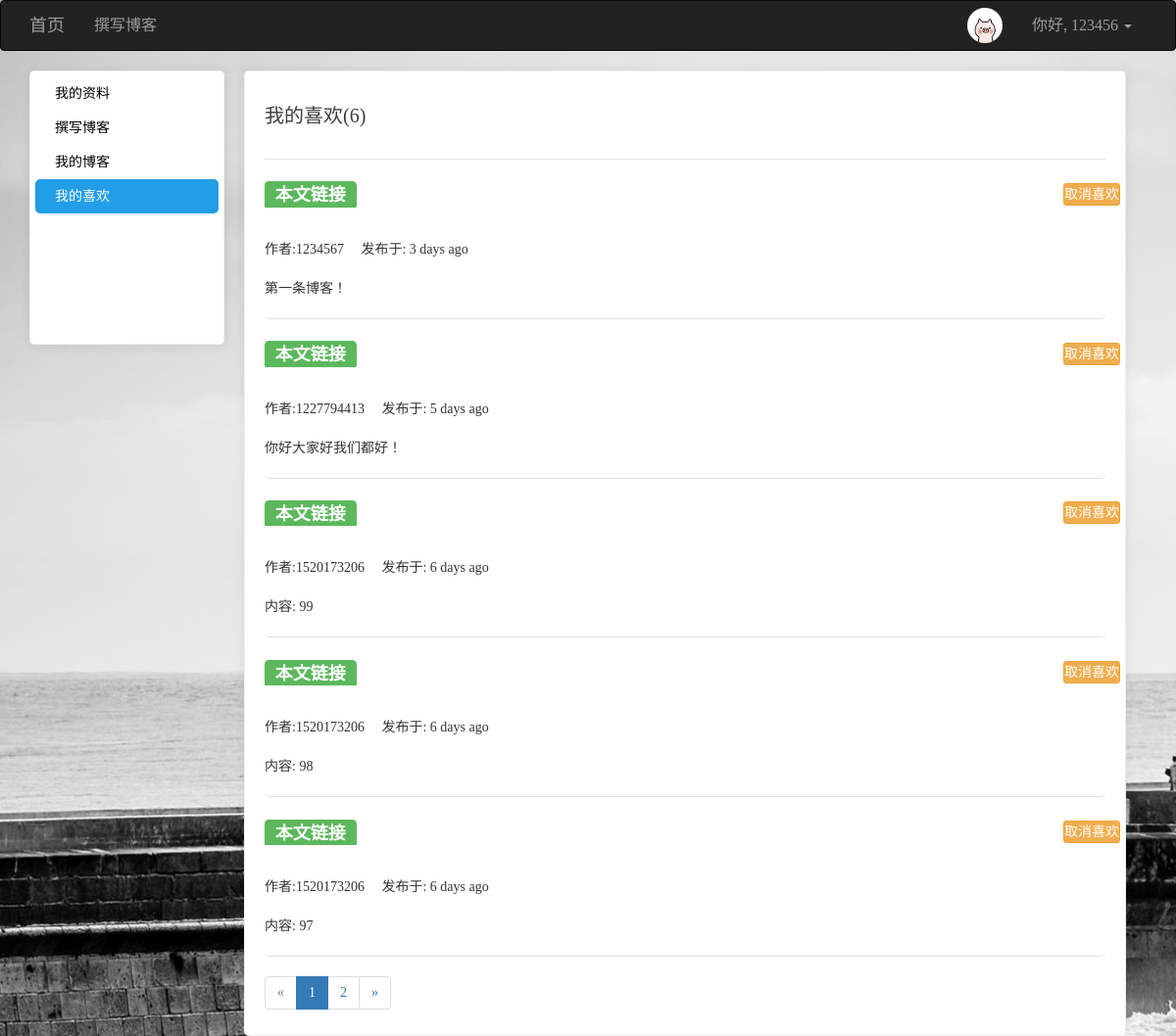
The app's page /user/my_fav/123456 (signed in), older data.
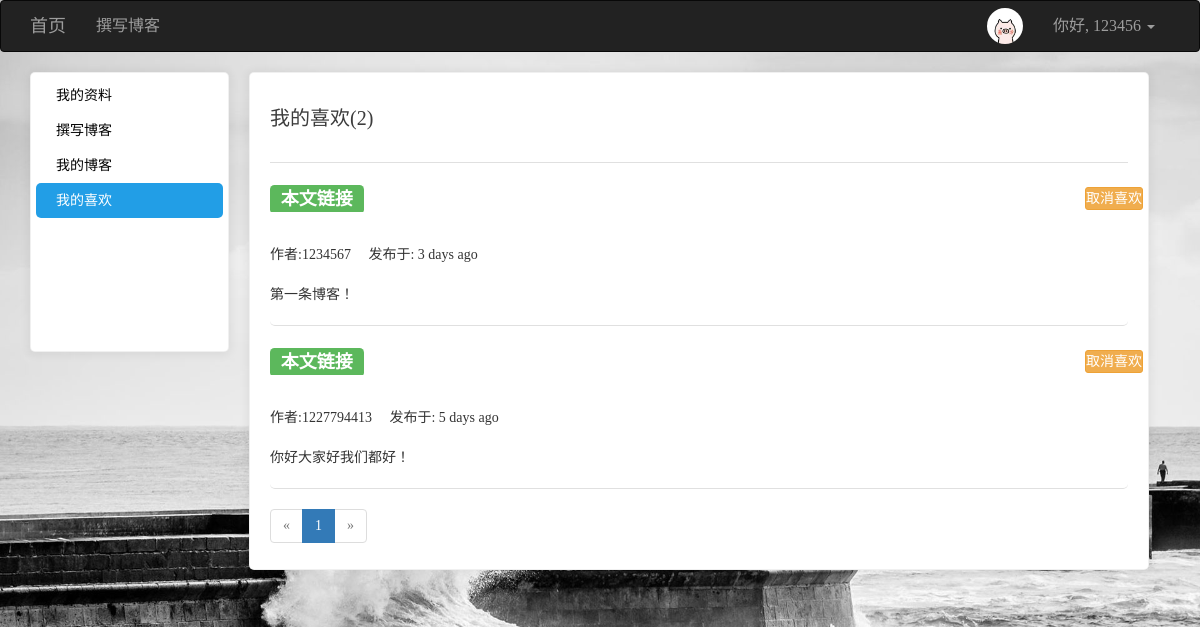
The same page, newer data.
### app/models/posts.py (models this page shows, shortened)
class Posts(db.Model):
    __tablename__ = 'posts'
    id = db.Column(db.Integer, primary_key=True)
    rid = db.Column(db.Integer, index=True, default=0)
    content = db.Column(db.Text)
    timestamp = db.Column(db.DateTime, default=datetime.utcnow)
    uid = db.Column(db.Integer, db.ForeignKey('users.id', ondelete='CASCADE'))
    comments = db.relationship('Comment', backref='post', lazy='dynamic', cascade='all, delete-orphan')
    body_html = db.Column(db.Text)
    body_text = db.Column(db.Text)

### app/models/users.py (models this page shows, shortened)
class User(UserMixin, db.Model):
    __tablename__ = 'users'
    id = db.Column(db.Integer, primary_key=True)
    username = db.Column(db.String(64), unique=True)
    password_hash = db.Column(db.String(128))
    email = db.Column(db.String(128), unique=True)
    confirmed = db.Column(db.Boolean, default=False)
    icon = db.Column(db.String(64), default='default.jpg')
    name = db.Column(db.String(64))
    location = db.Column(db.String(64))
    about_me = db.Column(db.Text())
    member_since = db.Column(db.DateTime(), default=datetime.utcnow)
    last_seen = db.Column(db.DateTime(), default=datetime.utcnow)
    posts = db.relationship('Posts', backref='user', lazy='dynamic', cascade='all, delete-orphan')
    favorites = db.relationship('Posts', secondary="collections", backref=db.backref('users', lazy='dynamic'), lazy='dynamic')
    comments = db.relationship('Comment', backref='user', lazy='dynamic', cascade='all, delete-orphan')
    @property
    def password(self):
        raise AttributeError('密码不可读')
    def is_favorite(self, pid):
        favorites = self.favorites.all()
        posts = list(filter(lambda p: p.id == pid, favorites))
        if len(posts) > 0:
            return True
        else:
            return False
    def ping(self):
        self.last_seen = datetime.utcnow()
        db.session.add(self)
        db.session.commit()

### app/views/user.py (the view)
@user.route('/my_fav/<username>')
def my_fav(username):
    u = User.query.filter_by(username=username).first_or_404()
    page = request.args.get('page', 1, type=int)  # 用户想查看第几页
    pagination = u.favorites.order_by(Posts.timestamp.desc()).paginate(page, per_page=5, error_out=False)
    posts = pagination.items
    return render_template('user/myCollection.html', user=u, posts=posts, pagination=pagination)

### app/models/users.py (called while the page is built)
@loginmanager.user_loader
def user_loader(uid):
    return User.query.get(int(uid))

### app/views/user.py (called while the page is built)
@user.before_app_request
def before_request():
    if current_user.is_authenticated:
        current_user.ping()

### app/templates/user/myCollection.html (shortened to what this page needs)
{% extends 'commons/base.html' %}
{% from 'commons/macro.html' import pagination_show %}
{% block styles %}
    {{ super() }}
{% endblock %}
{% block page_content %}
    <div class="left_cont" style="background: white" >
        <ul>
            <li class="side1"><a href="{{ url_for('user.index', username=user.username) }}" class="aside">{% if current_user.username == user.username %}我{% else %}Ta{% endif %}的资料</a></li>
            {% if current_user.username == user.username %}
                <li class="side2"><a href="{{ url_for('posts.index') }}" class="aside">撰写博客</a></li>
            {% endif %}
            <li class="side3"><a href="{{ url_for('user.my_blog', username=user.username) }}">{% if current_user.username == user.username %}我{% else %}Ta{% endif %}的博客</a></li>
            <li class="side4"><a href="{{ url_for('user.my_fav', username=user.username) }}">{% if current_user.username == user.username %}我{% else %}Ta{% endif %}的喜欢</a></li>
        </ul>
    </div>
    <div class="right_cont" style="background: white; border: 1px solid rgba(0, 0, 0, .06); padding: 0 20px; box-shadow: 0 1px 10px 2px rgba(0, 0, 0, .06); border-radius: 5px">
        <h3>{% if current_user.username == user.username %}我{% else %}Ta{% endif %}的喜欢({{ user.favorites.count() }})</h3>
        <div class="book">
            <ul class=entries>
                {% for post in posts %}
                    <li>
                        <h1>
                            <a target="_blank" href="{{ url_for('posts.post_show', id=post.id) }}"><span class="label label-success">本文链接</span></a>
                        </h1>
                        {% if current_user.is_authenticated %}
                            {% if current_user.username != post.user.username %}
                                <span class="btn btn-warning btn-sm" style="font-size: 14px; padding: 0px; position: relative; left: 95%; top: -35px">
                                    <span class="collect" url="{{ url_for('posts.collect', pid=post.id) }}">
                                        {% if current_user.is_favorite(post.id) %}
                                            取消喜欢
                                        {% else %}
                                            喜欢
                                        {% endif %}
                                    </span>
                                </span>
                            {% endif %}
                        {% endif %}<br>
                        <span>作者:{{ post.user.username }}</span>&nbsp;&nbsp;&nbsp;&nbsp;&nbsp;<span>发布于: {{ moment(post.timestamp).fromNow() }}</span>
                        <p style="overflow: hidden; text-overflow: ellipsis; word-break: break-all">
                            {% if post.body_html %}
                                {{ post.body_text }}
                            {% else %}
                                {{ post.content }}
                            {% endif %}
                        </p>
                    </li>
                {% endfor %}
                {{ pagination_show(pagination,'user.my_fav',user.username) }}
            </ul>
        </div>
    </div>
{% endblock %}

Row changes from the older to the newer data that the page shows:
removed Posts: shows "取消喜欢", user.username "1520173206", timestamp "6 days ago", content "内容: 99"
removed Posts: shows "取消喜欢", user.username "1520173206", timestamp "6 days ago", content "内容: 98"
removed Posts: shows "取消喜欢", user.username "1520173206", timestamp "6 days ago", content "内容: 97"
Text that changed along with them:
{{ user.favorites.count() }}: "6" → "2"
list line gone: "2"
